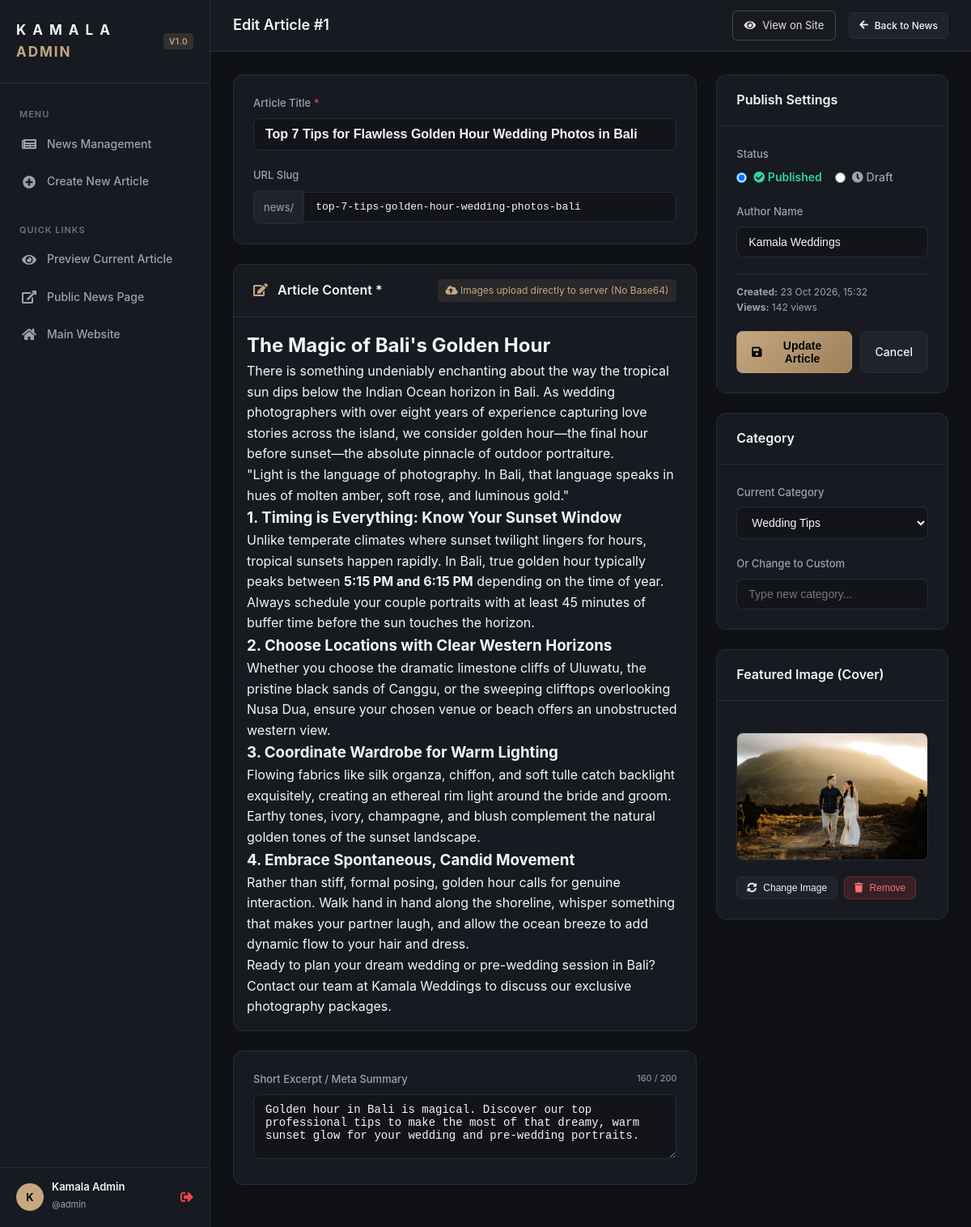
/admin/news-edit.php?id=1 (signed in), run on the app's committed database.
### tables this page shows
CREATE TABLE `news` (
  `id` int NOT NULL AUTO_INCREMENT,
  `title` varchar(255) NOT NULL,
  `slug` varchar(255) NOT NULL,
  `category` varchar(100) NOT NULL,
  `author` varchar(100) DEFAULT 'Kamala Weddings',
  `image` varchar(255) DEFAULT '',
  `excerpt` text,
  `content` mediumtext,
  `status` enum('published','draft') DEFAULT 'published',
  `views` int DEFAULT '0',
  `published_at` datetime DEFAULT CURRENT_TIMESTAMP,
  `created_at` datetime DEFAULT CURRENT_TIMESTAMP,
  `updated_at` datetime DEFAULT CURRENT_TIMESTAMP ON UPDATE CURRENT_TIMESTAMP,
  PRIMARY KEY (`id`),
  UNIQUE KEY `slug` (`slug`),
  KEY `status` (`status`),
  KEY `category` (`category`),
  KEY `published_at` (`published_at`)
);

### admin/auth.php (called while the page is built, shortened)
<?php
function get_current_admin(): ?array {
    return [
        'id' => $_SESSION['admin_id'] ?? 0,
        'username' => $_SESSION['admin_username'] ?? '',
        'name' => $_SESSION['admin_name'] ?? 'Admin'
    ];
}

### admin/news-edit.php (the view, shortened to what this page needs)
<?php
require_once __DIR__ . '/auth.php';
$admin = get_current_admin();
$pdo = getDB();
$id = filter_input(INPUT_GET, 'id', FILTER_VALIDATE_INT);
$stmt = $pdo->prepare("SELECT * FROM `news` WHERE `id` = :id LIMIT 1");
$stmt->execute([':id' => $id]);
$article = $stmt->fetch();
$title    = $article['title'];
$slug     = $article['slug'];
$category = $article['category'];
$author   = $article['author'];
$status   = $article['status'];
$excerpt  = $article['excerpt'];
$content  = $article['content'];
$image    = $article['image'];
?>
<!DOCTYPE html>
<html lang="en">
<head>
    <link rel="stylesheet" href="../css/all.css">
    <link href="https://cdn.quilljs.com/1.3.7/quill.snow.css" rel="stylesheet">
    <link rel="stylesheet" href="css/admin.css">
</head>
<body>
<div class="admin-wrapper">
    <aside class="admin-sidebar">
        <div class="sidebar-header">
            <a href="index.php" class="sidebar-brand">
                K A M A L A <span>ADMIN</span>
            </a>
            <span class="sidebar-badge">V1.0</span>
        </div>
        <nav class="sidebar-nav">
            <div class="nav-section-title">Menu</div>
            <a href="index.php">
                <i class="fas fa-newspaper"></i>
                <span>News Management</span>
            </a>
            <a href="news-create.php">
                <i class="fas fa-plus-circle"></i>
                <span>Create New Article</span>
            </a>
            <div class="nav-section-title" style="margin-top:20px;">Quick Links</div>
            <a href="../news-detail.php?slug=<?= urlencode($article['slug']) ?>" target="_blank">
                <i class="fas fa-eye"></i>
                <span>Preview Current Article</span>
            </a>
            <a href="../news.php" target="_blank">
                <i class="fas fa-external-link-alt"></i>
                <span>Public News Page</span>
            </a>
            <a href="../index.html" target="_blank">
                <i class="fas fa-home"></i>
                <span>Main Website</span>
            </a>
        </nav>
        <div class="sidebar-footer">
            <div class="user-info">
                <div class="user-avatar">
                    <?= strtoupper(substr($admin['name'] ?? 'A', 0, 1)) ?>
                </div>
                <div class="user-details">
                    <h5><?= htmlspecialchars($admin['name']) ?></h5>
                    <span>@<?= htmlspecialchars($admin['username']) ?></span>
                </div>
            </div>
            <a href="logout.php" title="Sign Out" style="color:var(--danger); font-size:16px;">
                <i class="fas fa-sign-out-alt"></i>
            </a>
        </div>
    </aside>
    <div class="admin-main">
        <header class="admin-topbar">
            <div class="topbar-left">
                <h1>Edit Article #<?= $id ?></h1>
            </div>
            <div class="topbar-right">
                <a href="../news-detail.php?slug=<?= urlencode($article['slug']) ?>" target="_blank" class="btn-public-site">
                    <i class="fas fa-eye"></i> View on Site
                </a>
                <a href="index.php" class="btn btn-secondary btn-sm">
                    <i class="fas fa-arrow-left"></i> Back to News
                </a>
            </div>
        </header>
        <main class="admin-content">
            <form method="POST" action="news-edit.php?id=<?= $id ?>" enctype="multipart/form-data" id="newsForm">
                <div style="display:grid; grid-template-columns: 2fr 1fr; gap:24px;">
                    <div>
                        <div class="card">
                            <div class="card-body">
                                <div class="form-group">
                                    <label class="form-label" for="title">Article Title <span class="req">*</span></label>
                                    <input type="text" class="form-control" id="title" name="title" value="<?= htmlspecialchars($title) ?>" required style="font-size:16px; font-weight:600;">
                                </div>
                                <div class="form-group" style="margin-bottom:0;">
                                    <label class="form-label" for="slug">URL Slug</label>
                                    <div style="display:flex; align-items:center;">
                                        <span style="background:var(--bg-card-hover); border:1px solid var(--border-color); border-right:none; border-top-left-radius:8px; border-bottom-left-radius:8px; padding:10px 12px; color:var(--text-muted); font-size:13px;">
                                            news/
                                        </span>
                                        <input type="text" class="form-control" id="slug" name="slug" value="<?= htmlspecialchars($slug) ?>" style="border-top-left-radius:0; border-bottom-left-radius:0; font-family:monospace; font-size:13px;">
                                    </div>
                                </div>
                            </div>
                        </div>
                        <div class="card">
                            <div class="card-header" style="justify-content:space-between;">
                                <h3 class="card-title"><i class="fas fa-edit" style="color:var(--accent-gold); margin-right:8px;"></i> Article Content <span class="req">*</span></h3>
                                <span style="font-size:12px; color:var(--accent-gold); background:rgba(197,168,128,0.1); padding:4px 10px; border-radius:4px;">
                                    <i class="fas fa-cloud-upload-alt"></i> Images upload directly to server (No Base64)
                                </span>
                            </div>
                            <div class="card-body" style="padding:16px;">
                                <div id="quillEditor"><?= $content ?></div>
                            </div>
                        </div>
                        <div class="card">
                            <div class="card-body">
                                <div class="form-group" style="margin-bottom:0;">
                                    <div style="display:flex; justify-content:space-between; align-items:center; margin-bottom:8px;">
                                        <label class="form-label" for="excerpt" style="margin-bottom:0;">Short Excerpt / Meta Summary</label>
                                        <span id="excerptCount" style="font-size:11px; color:var(--text-muted);"><?= mb_strlen($excerpt) ?> / 200</span>
                                    </div>
                                    <textarea class="form-control" id="excerpt" name="excerpt" rows="3"><?= htmlspecialchars($excerpt) ?></textarea>
                                </div>
                            </div>
                        </div>
                    </div>
                    <div>
                        <div class="card">
                            <div class="card-header">
                                <h3 class="card-title">Publish Settings</h3>
                            </div>
                            <div class="card-body">
                                <div class="form-group">
                                    <label class="form-label">Status</label>
                                    <div style="display:flex; gap:16px;">
                                        <label style="display:flex; align-items:center; gap:8px; cursor:pointer;">
                                            <input type="radio" name="status" value="published" <?= $status === 'published' ? 'checked' : '' ?>>
                                            <span style="font-size:14px; color:#34d399; font-weight:600;"><i class="fas fa-check-circle"></i> Published</span>
                                        </label>
                                        <label style="display:flex; align-items:center; gap:8px; cursor:pointer;">
                                            <input type="radio" name="status" value="draft" <?= $status === 'draft' ? 'checked' : '' ?>>
                                            <span style="font-size:14px; color:#9ca3af; font-weight:500;"><i class="fas fa-clock"></i> Draft</span>
                                        </label>
                                    </div>
                                </div>
                                <div class="form-group">
                                    <label class="form-label" for="author">Author Name</label>
                                    <input type="text" class="form-control" id="author" name="author" value="<?= htmlspecialchars($author) ?>">
                                </div>
                                <div class="form-group" style="font-size:12px; color:var(--text-muted); margin-bottom:15px; border-top:1px solid var(--border-color); padding-top:12px;">
                                    <div><strong>Created:</strong> <?= date('d M Y, H:i', strtotime($article['created_at'])) ?></div>
                                    <div><strong>Views:</strong> <?= number_format($article['views']) ?> views</div>
                                </div>
                                <div style="display:flex; gap:10px; margin-top:20px;">
                                    <button type="submit" class="btn btn-primary" style="flex:1; justify-content:center;">
                                        <i class="fas fa-save"></i> Update Article
                                    </button>
                                    <a href="index.php" class="btn btn-secondary">Cancel</a>
                                </div>
                            </div>
                        </div>
                        <div class="card">
                            <div class="card-header">
                                <h3 class="card-title">Category</h3>
                            </div>
                            <div class="card-body">
                                <div class="form-group">
                                    <label class="form-label" for="categorySelect">Current Category</label>
                                    <select class="form-control" id="categorySelect" name="category">
                                        <option value="Wedding Tips" <?= $category === 'Wedding Tips' ? 'selected' : '' ?>>Wedding Tips</option>
                                    </select>
                                </div>
                                <div class="form-group" style="margin-bottom:0;">
                                    <label class="form-label" for="customCategory">Or Change to Custom</label>
                                    <input type="text" class="form-control" id="customCategory" name="custom_category" placeholder="Type new category...">
                                </div>
                            </div>
                        </div>
                        <div class="card">
                            <div class="card-header">
                                <h3 class="card-title">Featured Image (Cover)</h3>
                            </div>
                            <div class="card-body">
                                <?php $hasImage = !empty($image); ?>
                                <div class="image-preview-container <?= $hasImage ? 'has-image' : '' ?>" id="previewContainer">
                                    <img id="previewImg" src="<?= $hasImage ? '../' . htmlspecialchars($image) : '' ?>" alt="Cover Preview" onerror="this.src='../img/image.png'">
                                    <div style="margin-top:12px; display:flex; gap:8px;">
                                        <button type="button" class="btn btn-secondary btn-sm" onclick="document.getElementById('featuredImageInput').click()">
                                            <i class="fas fa-sync-alt"></i> Change Image
                                        </button>
                                        <button type="button" class="btn btn-danger btn-sm" onclick="removeFeaturedImage()">
                                            <i class="fas fa-trash"></i> Remove
                                        </button>
                                    </div>
                                </div>
                            </div>
                        </div>
                    </div>
                </div>
            </form>
        </main>
    </div>
</div>
</body>
</html>

### css/all.css (style rules this page uses)
.fa, .fas, .far, .fal, .fab { -moz-osx-font-smoothing: grayscale; -webkit-font-smoothing: antialiased; display: inline-block; font-style: normal; font-variant: normal; text-rendering: auto; line-height: 1; }
.fa-arrow-left:before { content: "\f060"; }
.fa-check-circle:before { content: "\f058"; }
.fa-clock:before { content: "\f017"; }
.fa-cloud-upload-alt:before { content: "\f382"; }
.fa-edit:before { content: "\f044"; }
.fa-external-link-alt:before { content: "\f35d"; }
.fa-eye:before { content: "\f06e"; }
.fa-home:before { content: "\f015"; }
.fa-newspaper:before { content: "\f1ea"; }
.fa-plus-circle:before { content: "\f055"; }
.fa-save:before { content: "\f0c7"; }
.fa-sign-out-alt:before { content: "\f2f5"; }
.fa-sync-alt:before { content: "\f2f1"; }
.fa-trash:before { content: "\f1f8"; }
.fa, .fas { font-family: 'Font Awesome 5 Free'; font-weight: 900; }

### data on the page
news: title "Top 7 Tips for Flawless Golden Hour Wedding Photos in Bali", slug "top-7-tips-golden-hour-wedding-photos-bali", content "The Magic of Bali's Golden Hour There is something undeniably enchanting about the way the tropical sun dips below the Indian Ocean horizon in Bali. As wedding photographers with over eight years of experience capturing love stories across the island, we consider golden hour—the final hour before sunset—the absolute pinnacle of outdoor portraiture. \"Light is the language of photography. In Bali, that language speaks in hues of molten amber, soft rose, and luminous gold.\" 1. Timing is Everything: Know Your Sunset Window Unlike temperate climates where sunset twilight lingers for hours, tropical sunsets happen rapidly. In Bali, true golden hour typically peaks between 5:15 PM and 6:15 PM…", excerpt "160", excerpt "Golden hour in Bali is magical. Discover our top professional tips to make the most of that dreamy, warm sunset glow for your wedding and pre-wedding portraits.", status "☑ Published", status "☐ Draft", author "Kamala Weddings", created_at "23 Oct 2026, 15:32", views "142", category "Wedding Tips", image (picture)

### other printed values
substr($admin['name'] ?? 'A', 0, 1) "K"
$admin['name'] "Kamala Admin"
$admin['username'] "admin"
$id "1"
